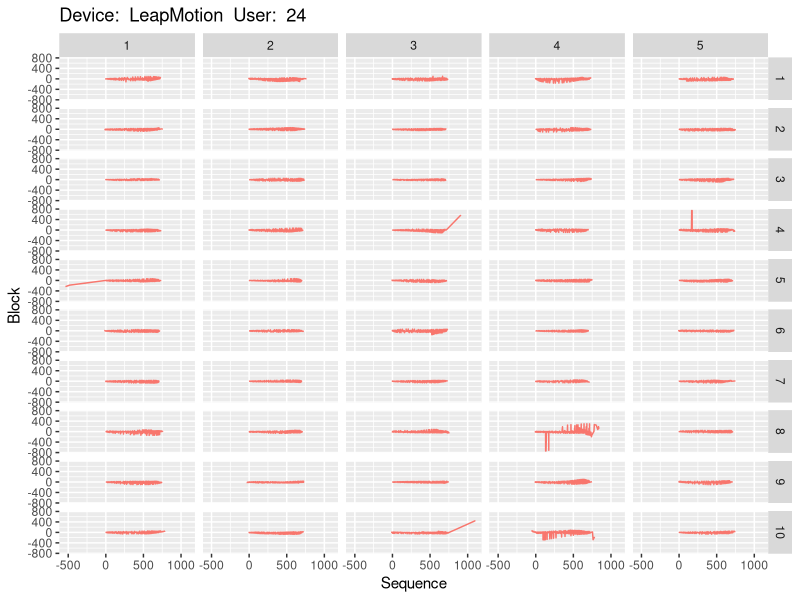
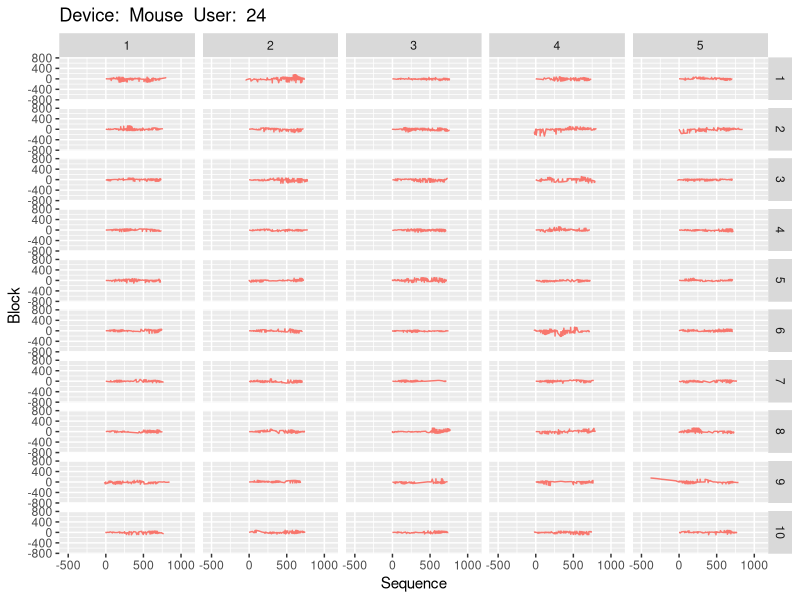
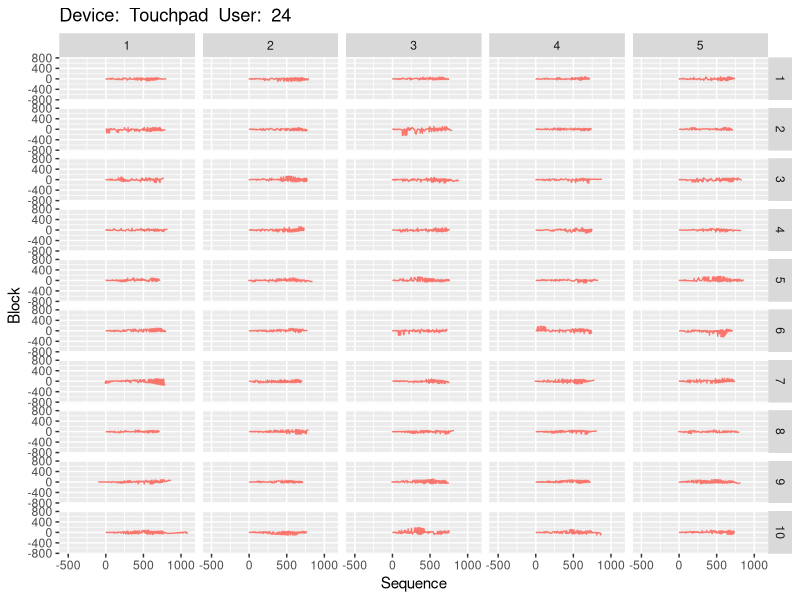
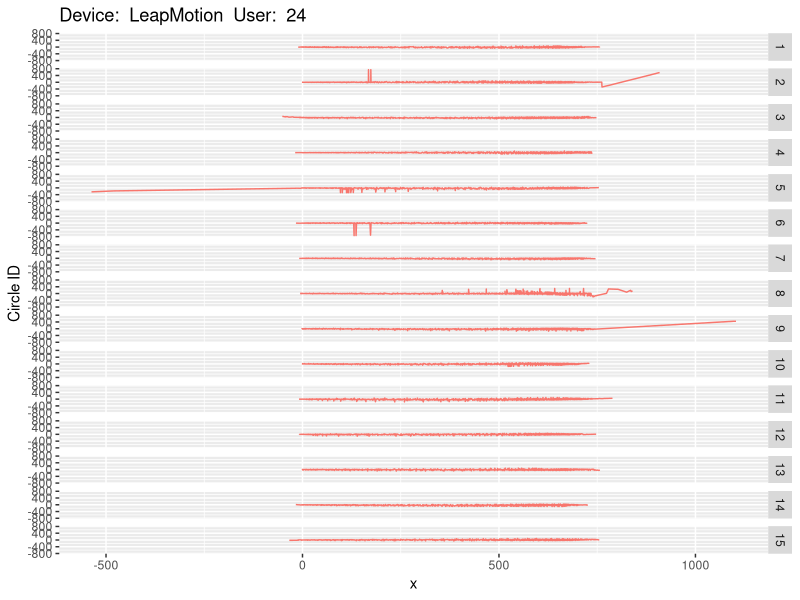
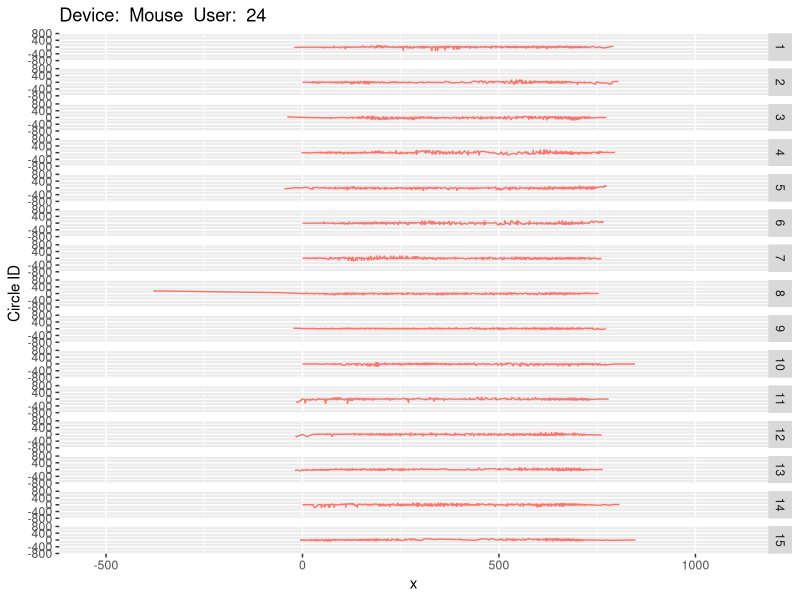
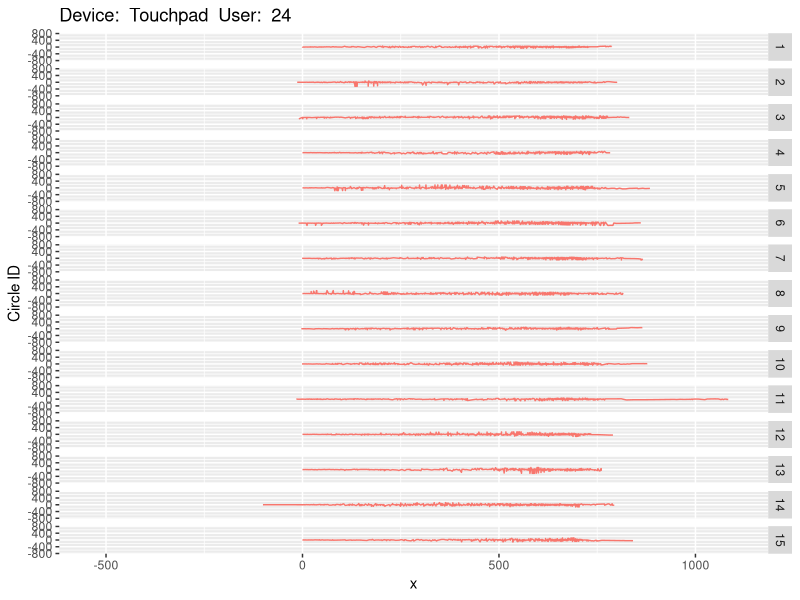
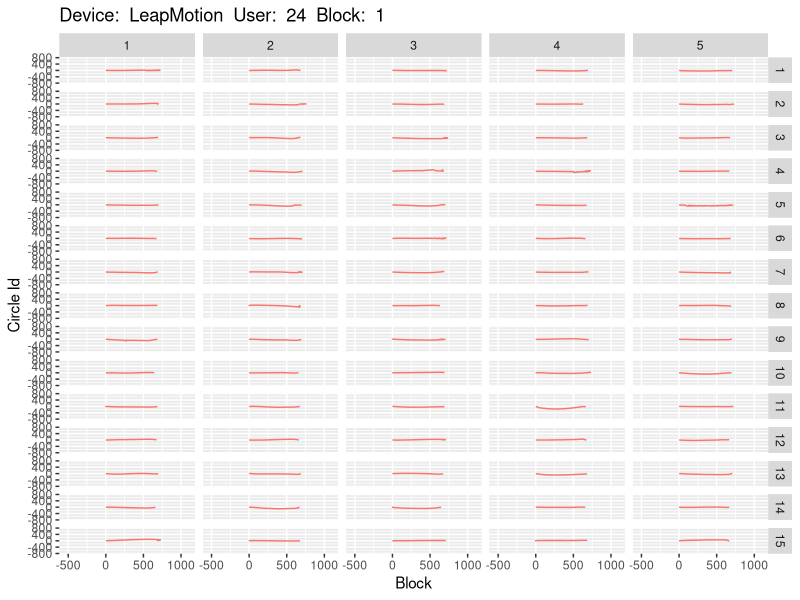
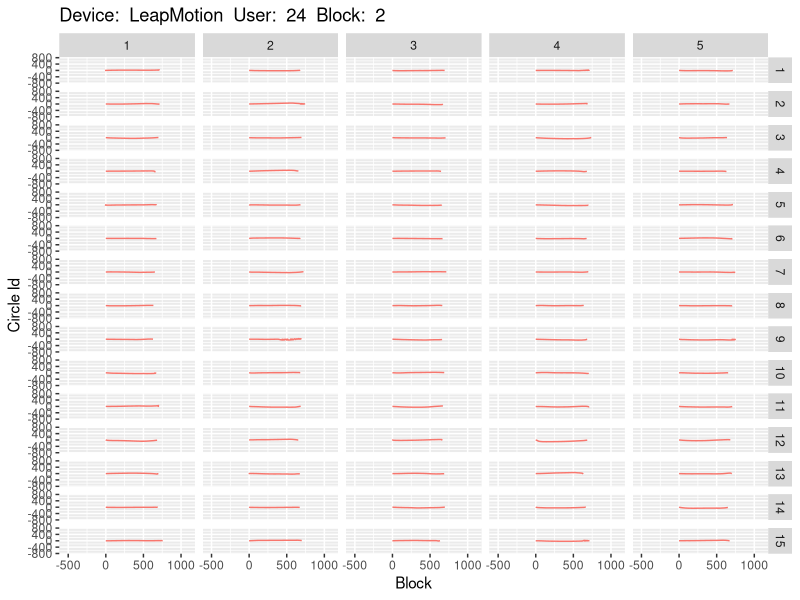

Here is the R script that generated these plots, in order:
#require(RCurl) # web
require(ggplot2)
require(doBy)
#library("stringr") # for first word
#library(reshape)
#theme_set(theme_bw())

# Multiple plot function
#
# ggplot objects can be passed in ..., or to plotlist (as a list of ggplot objects)
# - cols:   Number of columns in layout
# - layout: A matrix specifying the layout. If present, 'cols' is ignored.
#
# If the layout is something like matrix(c(1,2,3,3), nrow=2, byrow=TRUE),
# then plot 1 will go in the upper left, 2 will go in the upper right, and
# 3 will go all the way across the bottom.
#
multiplot <- function(..., plotlist=NULL, file, cols=1, layout=NULL) {
    require(grid)
    
    # Make a list from the ... arguments and plotlist
    plots <- c(list(...), plotlist)
    
    numPlots = length(plots)
    
    # If layout is NULL, then use 'cols' to determine layout
    if (is.null(layout)) {
        # Make the panel
        # ncol: Number of columns of plots
        # nrow: Number of rows needed, calculated from # of cols
        layout <- matrix(seq(1, cols * ceiling(numPlots/cols)),
                         ncol = cols, nrow = ceiling(numPlots/cols))
    }
    
    if (numPlots==1) {
        print(plots[[1]])
        
    } else {
        # Set up the page
        grid.newpage()
        pushViewport(viewport(layout = grid.layout(nrow(layout), ncol(layout))))
        
        # Make each plot, in the correct location
        for (i in 1:numPlots) {
            # Get the i,j matrix positions of the regions that contain this subplot
            matchidx <- as.data.frame(which(layout == i, arr.ind = TRUE))
            
            print(plots[[i]], vp = viewport(layout.pos.row = matchidx$row,
                                            layout.pos.col = matchidx$col))
        }
    }
}


############################ data
dataTransformedLeap <- read.csv(file="data/leapmotion-transformed.txt", head=TRUE, sep="")
dataTransformedTouch <- read.csv(file="data/touchpad-transformed.txt", head=TRUE, sep="")
dataTransformedMouse <- read.csv(file="data/mouse-transformed.txt", head=TRUE, sep="")


dataTransformed <- rbind(dataTransformedLeap, dataTransformedTouch, dataTransformedMouse)

# change column name to get a nicer chart
colnames(dataTransformed)[colnames(dataTransformed)=="NumberDevice"] <- "Device"

# convert the column to factor and name the levels
dataTransformed$Device <- as.factor(dataTransformed$Device)
levels(dataTransformed$Device) <- c("LeapMotion",  "Mouse", "Touchpad")


#calculate the maximum and minimum y and x coords for setting the plots' scales
minX <- min(dataTransformed$rx)
maxX <- max(dataTransformed$rx)
minY <- min(dataTransformed$ry)
maxY <- max(dataTransformed$ry)
print ( paste("X scale: ", minX, maxX, " Y scale: ", minY, maxY))

# plot the paths for each user and device. a single plot aggregates one entire sequence
for (device in levels(dataTransformed$Device) ) {
    for (user in 24) {
        p <- ggplot(dataTransformed[dataTransformed$Device==device &
                                         dataTransformed$UserId==24,], 
                     aes(x=rx, y=ry, group=Device, colour=Device )) +
            geom_line() +
            coord_cartesian(xlim = c(minX, maxX), ylim=c(minY, maxY)) +
            facet_grid(Block ~ Sequence) +
            ylab("Block") +
            xlab("Sequence") +
            theme(legend.position="none") +
            ggtitle(paste("Device: ", device, " User: ", user))
        p
        filename <- paste("charts/paths/byblocksequence", device, "-user-", user, ".pdf", sep="")
        print( filename  )
        ggsave(file = filename, width=21/2.54, height=29/2.54, dpi=100)
    }
}


# plot the paths for each user and device. a single plot aggregates one circleid
for (device in levels(dataTransformed$Device) ) {
    for (user in 24) {
        p <- ggplot(dataTransformed[dataTransformed$Device==device &
                                        dataTransformed$UserId==24,], 
                    aes(x=rx, y=ry, group=Device, colour=Device )) +
            geom_line() +
            coord_cartesian(xlim = c(minX, maxX), ylim=c(minY, maxY)) +
            facet_grid(CircleID ~ .) +
            ylab("Circle ID") +
            xlab("x") +
            theme(legend.position="none") +
            ggtitle(paste("Device: ", device, " User: ", user))
        p
        filename <- paste("charts/paths/bycircleid-", device, "-user-", user, ".pdf", sep="")
        print( filename )
        ggsave(file = filename, width=21/2.54, height=29/2.54, dpi=100)
    }
}



# plot INDIVIDUAL paths for each user and device. 
# PRODUCES LOTS OF FILES
for (device in levels(dataTransformed$Device) ) {
    for (user in 24) {
        for (block in 1:10) { 
            p <- ggplot(dataTransformed[dataTransformed$Device==device &
                                            dataTransformed$Block==block &
                                            dataTransformed$UserId==24,], 
                        aes(x=rx, y=ry, group=Device, colour=Device )) +
                geom_line() +
                coord_cartesian(xlim = c(minX, maxX), ylim=c(minY, maxY)) +
                facet_grid(CircleID ~ Sequence) +
                ylab("Circle Id") +
                xlab("Block") +
                theme(legend.position="none") +
                ggtitle(paste("Device: ", device, " User: ", user, " Block: ", block))
            p
            filename <- paste("charts/paths/individual-", device, "-user-", user, "-block-", block,".pdf", sep="")
            print( filename )
            ggsave(file = filename, width=29/2.54, height=35/2.54, dpi=100)
            }
    }
}






# # plot the aggregated paths each device
# dataLastBlock <- dataTransformed[dataTransformed$Block==10, ]
# p1 <- ggplot(dataLastBlock[dataLastBlock$Device=="Mouse",], aes(x=rx, y=ry, group=Device, colour=Device )) +
#     geom_line() +
#     coord_cartesian(xlim = c(0, 1000), ylim=c(-250, 250))
# 
# p2 <- ggplot(dataLastBlock[dataLastBlock$Device=="LeapMotion",], aes(x=rx, y=ry, group=Device, colour=Device )) +
#     geom_line() +
#     coord_cartesian(xlim = c(0, 1000), ylim=c(-250, 250))
# 
# p3 <- ggplot(dataLastBlock[dataLastBlock$Device=="Touchpad",], aes(x=rx, y=ry, group=Device, colour=Device )) +
#     geom_line() +
#     coord_cartesian(xlim = c(0, 1000), ylim=c(-250, 250)) +
#     facet_grid(Sequence ~ .)
# 
# multiplot(p1, p2, p3, cols=1)
